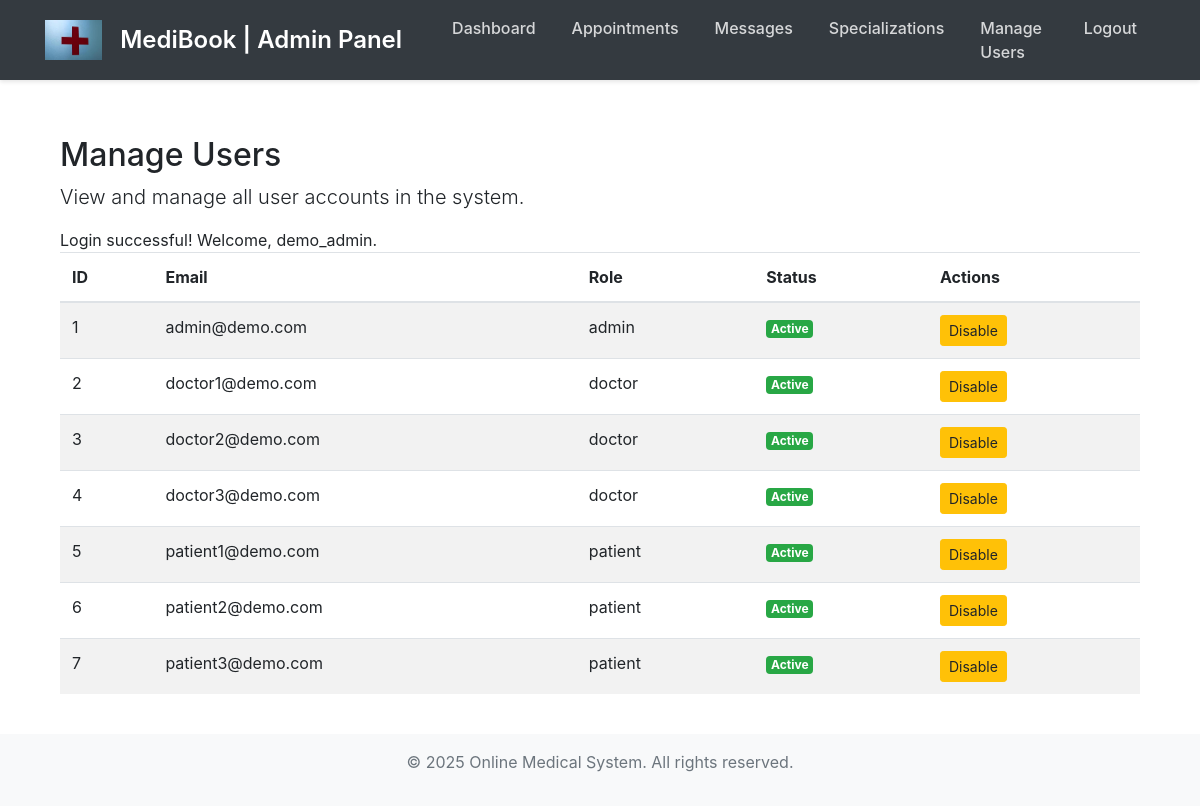
/admin_users.php (signed in), run on the app's committed database.
### tables this page shows
CREATE TABLE users (
    user_id INT AUTO_INCREMENT PRIMARY KEY,
    username VARCHAR(50) UNIQUE NOT NULL,
    email VARCHAR(100) UNIQUE NOT NULL,
    password VARCHAR(255) NOT NULL,
    full_name VARCHAR(100) NOT NULL,
    role ENUM('patient', 'doctor', 'admin') NOT NULL,
    is_active TINYINT(1) DEFAULT 1,
    created_at TIMESTAMP DEFAULT CURRENT_TIMESTAMP,
    updated_at TIMESTAMP DEFAULT CURRENT_TIMESTAMP ON UPDATE CURRENT_TIMESTAMP
);

### admin_users.php (the view, shortened to what this page needs)
<?php
require_once 'includes/admin_header.php';
require_once 'includes/functions.php';
require_once 'includes/db_connect.php';
$users = [];
$sql = "SELECT user_id, email, role, is_active FROM users ORDER BY user_id ASC";
$result = $conn->query($sql);
if ($result && $result->num_rows > 0) {
    while ($row = $result->fetch_assoc()) {
        $users[] = $row;
    }
}
?>
<section class="admin-dashboard-section">
    <div class="container">
        <h2>Manage Users</h2>
        <p class="lead">View and manage all user accounts in the system.</p>
        <?php echo get_session_message('success'); ?>
        <?php if (!empty($users)): ?>
            <div class="table-responsive">
                <table class="table table-striped table-hover">
                    <thead>
                        <tr>
                            <th>ID</th>
                            <th>Email</th>
                            <th>Role</th>
                            <th>Status</th>
                            <th>Actions</th>
                        </tr>
                    </thead>
                    <tbody>
                        <?php foreach ($users as $user): ?>
                            <tr>
                                <td><?php echo htmlspecialchars($user['user_id']); ?></td>
                                <td><?php echo htmlspecialchars($user['email']); ?></td>
                                <td><?php echo htmlspecialchars($user['role']); ?></td>
                                <td>
                                    <?php if ($user['is_active']): ?>
                                        <span class="badge badge-success">Active</span>
                                    <?php else: ?>
                                        <span class="badge badge-danger">Disabled</span>
                                    <?php endif; ?>
                                </td>
                                <td>
                                    <?php if ($user['is_active']): ?>
                                        <a href="admin_user_process.php?action=disable&id=<?php echo htmlspecialchars($user['user_id']); ?>"
                                           class="btn btn-warning btn-sm"
                                           onclick="return confirm('Are you sure you want to disable this user?');">Disable</a>
                                    <?php else: ?>
                                        <a href="admin_user_process.php?action=enable&id=<?php echo htmlspecialchars($user['user_id']); ?>"
                                           class="btn btn-success btn-sm"
                                           onclick="return confirm('Are you sure you want to enable this user?');">Enable</a>
                                    <?php endif; ?>
                                </td>
                            </tr>
                        <?php endforeach; ?>
                    </tbody>
                </table>
            </div>
        <?php else: ?>
            <p class="text-center">No users found.</p>
        <?php endif; ?>
    </div>
</section>
<?php
include_once 'includes/footer.php';
?>

### includes/admin_header.php (style rules this page uses)
body, main { padding-top: 40px; }

### data on the page
users: user_id "1", email "admin@demo.com", role "admin", is_active "Active"
users: user_id "2", email "doctor1@demo.com", role "doctor", is_active "Active"
users: user_id "3", email "doctor2@demo.com", role "doctor", is_active "Active"
users: user_id "4", email "doctor3@demo.com", role "doctor", is_active "Active"
users: user_id "5", email "patient1@demo.com", role "patient", is_active "Active"
users: user_id "6", email "patient2@demo.com", role "patient", is_active "Active"
users: user_id "7", email "patient3@demo.com", role "patient", is_active "Active"

### other printed values
implode('<br>', $messages) "Login successful! Welcome, demo_admin."
